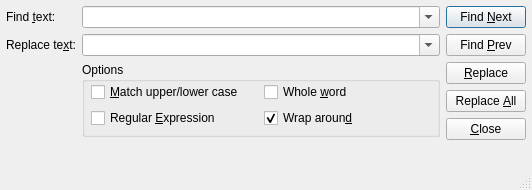
<ui version="4.0" >
 <class>SearchDialog</class>
 <widget class="QDialog" name="SearchDialog" >
  <property name="geometry" >
   <rect>
    <x>0</x>
    <y>0</y>
    <width>532</width>
    <height>190</height>
   </rect>
  </property>
  <property name="windowTitle" >
   <string>Find and Replace</string>
  </property>
  <property name="sizeGripEnabled" >
   <bool>true</bool>
  </property>
  <layout class="QGridLayout" name="gridLayout_2" >
   <item row="0" column="0" >
    <widget class="QLabel" name="TextLabel1" >
     <property name="text" >
      <string>Find &amp;text:</string>
     </property>
     <property name="buddy" >
      <cstring>findText</cstring>
     </property>
    </widget>
   </item>
   <item row="0" column="1" >
    <widget class="QComboBox" name="findText" >
     <property name="sizePolicy" >
      <sizepolicy vsizetype="Fixed" hsizetype="Expanding" >
       <horstretch>0</horstretch>
       <verstretch>0</verstretch>
      </sizepolicy>
     </property>
     <property name="editable" >
      <bool>true</bool>
     </property>
     <property name="insertPolicy" >
      <enum>QComboBox::InsertAtTop</enum>
     </property>
     <property name="autoCompletion" >
      <bool>false</bool>
     </property>
     <property name="duplicatesEnabled" >
      <bool>false</bool>
     </property>
    </widget>
   </item>
   <item rowspan="4" row="0" column="2" >
    <layout class="QVBoxLayout" >
     <property name="spacing" >
      <number>6</number>
     </property>
     <property name="margin" >
      <number>0</number>
     </property>
     <item>
      <widget class="QPushButton" name="findNextButton" >
       <property name="text" >
        <string>Find &amp;Next</string>
       </property>
       <property name="autoDefault" >
        <bool>false</bool>
       </property>
       <property name="default" >
        <bool>true</bool>
       </property>
      </widget>
     </item>
     <item>
      <widget class="QPushButton" name="findPrevButton" >
       <property name="text" >
        <string>Find &amp;Prev</string>
       </property>
       <property name="autoDefault" >
        <bool>false</bool>
       </property>
      </widget>
     </item>
     <item>
      <widget class="QPushButton" name="replaceButton" >
       <property name="text" >
        <string>&amp;Replace</string>
       </property>
       <property name="autoDefault" >
        <bool>false</bool>
       </property>
      </widget>
     </item>
     <item>
      <widget class="QPushButton" name="replaceAllButton" >
       <property name="text" >
        <string>Replace &amp;All</string>
       </property>
       <property name="autoDefault" >
        <bool>false</bool>
       </property>
      </widget>
     </item>
     <item>
      <widget class="QPushButton" name="cancelButton" >
       <property name="text" >
        <string>&amp;Close</string>
       </property>
       <property name="shortcut" >
        <string>Alt+C</string>
       </property>
       <property name="checkable" >
        <bool>false</bool>
       </property>
       <property name="checked" >
        <bool>false</bool>
       </property>
       <property name="autoDefault" >
        <bool>false</bool>
       </property>
      </widget>
     </item>
     <item>
      <spacer>
       <property name="orientation" >
        <enum>Qt::Vertical</enum>
       </property>
       <property name="sizeHint" stdset="0" >
        <size>
         <width>20</width>
         <height>40</height>
        </size>
       </property>
      </spacer>
     </item>
    </layout>
   </item>
   <item row="1" column="0" >
    <widget class="QLabel" name="replaceTextLabel" >
     <property name="text" >
      <string>Replace te&amp;xt:</string>
     </property>
     <property name="buddy" >
      <cstring>replaceText</cstring>
     </property>
    </widget>
   </item>
   <item row="1" column="1" >
    <widget class="QComboBox" name="replaceText" >
     <property name="sizePolicy" >
      <sizepolicy vsizetype="Fixed" hsizetype="Expanding" >
       <horstretch>0</horstretch>
       <verstretch>0</verstretch>
      </sizepolicy>
     </property>
     <property name="editable" >
      <bool>true</bool>
     </property>
     <property name="insertPolicy" >
      <enum>QComboBox::InsertAtTop</enum>
     </property>
     <property name="autoCompletion" >
      <bool>false</bool>
     </property>
     <property name="duplicatesEnabled" >
      <bool>false</bool>
     </property>
    </widget>
   </item>
   <item row="2" column="1" >
    <widget class="QGroupBox" name="optionsBox" >
     <property name="title" >
      <string>Options</string>
     </property>
     <layout class="QGridLayout" name="gridLayout" >
      <property name="topMargin" >
       <number>0</number>
      </property>
      <item row="0" column="0" >
       <widget class="QCheckBox" name="caseCheckBox" >
        <property name="text" >
         <string>&amp;Match upper/lower case</string>
        </property>
        <property name="shortcut" >
         <string>Alt+M</string>
        </property>
       </widget>
      </item>
      <item row="0" column="1" >
       <widget class="QCheckBox" name="wordCheckBox" >
        <property name="text" >
         <string>Whole &amp;word</string>
        </property>
        <property name="shortcut" >
         <string>Alt+W</string>
        </property>
       </widget>
      </item>
      <item row="1" column="0" >
       <widget class="QCheckBox" name="regexpCheckBox" >
        <property name="text" >
         <string>Regular &amp;Expression</string>
        </property>
        <property name="shortcut" >
         <string>Alt+E</string>
        </property>
       </widget>
      </item>
      <item row="1" column="1" >
       <widget class="QCheckBox" name="wrapCheckBox" >
        <property name="text" >
         <string>Wrap aroun&amp;d</string>
        </property>
        <property name="checked" >
         <bool>true</bool>
        </property>
       </widget>
      </item>
     </layout>
    </widget>
   </item>
   <item row="3" column="1" >
    <spacer name="verticalSpacer" >
     <property name="orientation" >
      <enum>Qt::Vertical</enum>
     </property>
     <property name="sizeHint" stdset="0" >
      <size>
       <width>20</width>
       <height>12</height>
      </size>
     </property>
    </spacer>
   </item>
  </layout>
 </widget>
 <layoutdefault spacing="6" margin="6" />
 <pixmapfunction>qPixmapFromMimeSource</pixmapfunction>
 <tabstops>
  <tabstop>findText</tabstop>
  <tabstop>replaceText</tabstop>
  <tabstop>caseCheckBox</tabstop>
  <tabstop>wordCheckBox</tabstop>
  <tabstop>regexpCheckBox</tabstop>
  <tabstop>wrapCheckBox</tabstop>
  <tabstop>findNextButton</tabstop>
  <tabstop>findPrevButton</tabstop>
  <tabstop>replaceButton</tabstop>
  <tabstop>replaceAllButton</tabstop>
  <tabstop>cancelButton</tabstop>
 </tabstops>
 <resources/>
 <connections>
  <connection>
   <sender>cancelButton</sender>
   <signal>clicked()</signal>
   <receiver>SearchDialog</receiver>
   <slot>close()</slot>
   <hints>
    <hint type="sourcelabel" >
     <x>503</x>
     <y>193</y>
    </hint>
    <hint type="destinationlabel" >
     <x>544</x>
     <y>188</y>
    </hint>
   </hints>
  </connection>
 </connections>
</ui>
